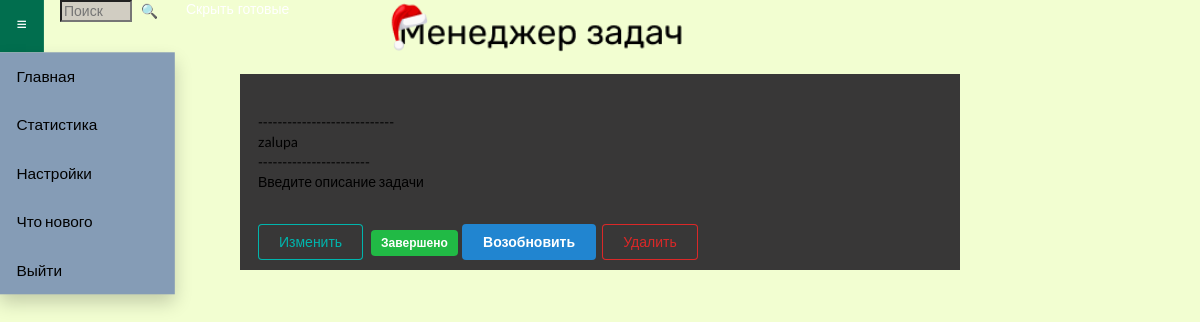
The page /get_detail/69 (signed in) on the database as committed earlier.
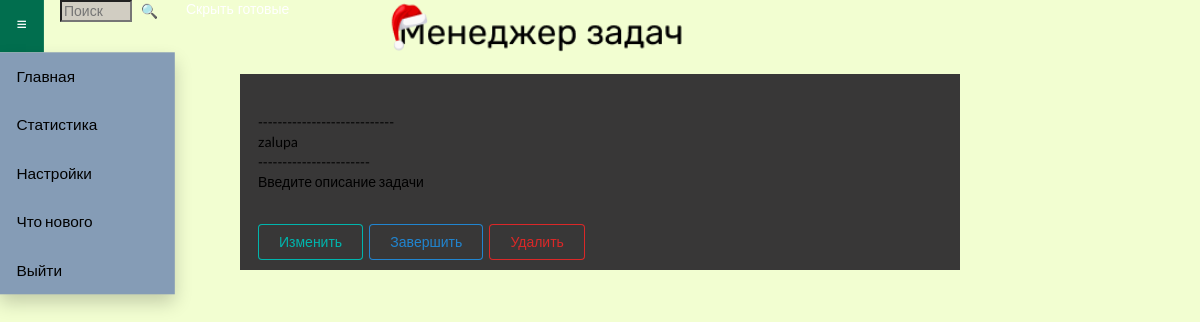
The same page on the database as committed later.
### todo/models.py (models this page shows)
class ToDo(db.Model):
    id = db.Column(db.Integer, primary_key=True)
    title = db.Column(db.String(100))
    tag_id = db.Column(db.Integer)
    descr = db.Column(db.String(1000))
    create_date = db.Column(db.DateTime)
    close_date = db.Column(db.DateTime)
    is_complete = db.Column(db.Boolean)
    is_cycle = db.Column(db.String(25))
    cycle_series = db.Column(db.Integer)
    time_to_complete = db.Column(db.String(100))

### todo/routes.py (the view)
@app.get('/get_detail/<int:todo_id>')
@login_required
def get_detail(todo_id):
    one_todo = ToDo.query.filter_by(id=todo_id).all()
    todo_tags = Tag.query.filter_by(uid=current_user.id).distinct(Tag.title)
    return render_template('todo/modal2.html', todo_list=one_todo, todo_tags=todo_tags)

### todo/routes.py (called while the page is built)
@login_manager.user_loader
def load_user(user_id):
    user = Users.query.filter_by(id=user_id).first()
    return user

### todo/templates/todo/modal2.html (shortened to what this page needs)
{% extends 'todo/layout.html' %}
{% block content %}
{% for todo in todo_list %}
<div class="modal-body">
    <form class="ui form" action="#openModal" method="get"
        style="width: 60%; background-color: rgb(56, 55, 55); margin-left: 20%; margin-right: 20%;" name="creator">
        <div class="field" style="padding: 2.5%">
            <br>----------------------------<br>{{todo.title}}<br>-----------------------<br>{{todo.descr
            | safe}}<br>
        </div>
        <button class="ui teal basic button" type="submit"
            style="margin-bottom: 10px; margin-left: 2.5%;">Изменить</button>
        {% if todo.is_complete == False %}
        <a class="ui primary basic button" href="/update/{{ todo.id }}">Завершить</a>
        {% else %}
        <span class="ui green label">Завершено</span>
        <a class="ui blue button" href="/update/{{ todo.id }}">Возобновить</a>
        {% endif %}
        <a class="ui negative basic button" href="/delete/{{ todo.id }}">Удалить</a>
    </form>
</div>
{% endfor %}
{% endblock content %}

### todo/templates/todo/layout.html (shortened to what this page needs)
<!doctype html>
<html lang="ru">
<head>
      <link rel="stylesheet" href="{{ url_for('static', filename='css/style.css') }}">
      <link rel="stylesheet" href="https://cdn.jsdelivr.net/npm/semantic-ui@2.4.2/dist/semantic.min.css">
      <link href="https://cdn.jsdelivr.net/gh/Alaev-Co/snowflakes/dist/snow.min.css" rel="stylesheet">
</head>
<body
      style="{% if request.cookies.get('font')=='black' %}background-color:{{ request.cookies.get('font') }};color:white;{% else %}background-color: #F2FED1;color: black;{% endif %}">
      {% block content %}
      {% endblock content %}
</body>
</html>

### todo/templates/todo/menu.html (shortened to what this page needs)
<link rel="stylesheet" href="{{ url_for('static', filename='css/style.css') }}">
{% block content %}
<div class="header" style="display: grid; grid-template-columns: 5%  10% 10% 70%; width: 100vw;">
    <div class="dropdown" style="width: 3vh; ">
    <button class="dropbtn" style="background-color:rgb(1,110,78)">≡</button>
    <div class="dropdown-content" style="background-color: rgb(133,156,182);">
        <li style="  list-style-type: none;margin: 0;padding: 0;">
            <a href="/">Главная</a>
            <a href="/task_stats">Статистика</a>
            <a href="/settings">Настройки</a>
            <a href="/release">Что нового</a>
            <a href="/logout">Выйти</a>
        </li>
    </div>
</div>
<form action="/search" method="post" style="display: inline-block;">
    <input type="text" name="search_bar" placeholder="Поиск"
        style="{% if request.cookies.get('font')=='black' %}background-color:{{ request.cookies.get('font') }};color:white;{% else %}color: black;background-color: rgb(209,205,194);{% endif %} width: 60%; ">
    <button class="search_button" type="submit" style="anchor-name: search_bar;">🔍</button>
</form>
<form method="post" >
    <button type="submit" id="hider" class="hider" name="hider" value={{default_value}} style="{% if request.cookies.get('font')=='black' %}background-color:{{ request.cookies.get('font') }};color:white;{% else %}color: black;{% endif %} border: solid; border-radius: 6px; min-width: 1vw;max-width: 10vw; text-align: center; display: block; font-size: var(--responsive-font-size-primary);">Скрыть готовые</button>
</form>
{% if request.cookies.get('font')=='black' %}
<img src="/static/todo_log_noback.png" style="margin-left: 10%;margin-right: 25%; width: 25vw;">
{% else %}
<img src="/static/todo_logo_noback_light.png" style="margin-left: 10%;margin-right: 25%; width: 25vw;">
{% endif %}
</div>
{% endblock content %}

### todo/static/css/style.css (style rules this page uses)
.header { word-break: normal; }
body { font-family: Roboto-Regular; transition: background-color 0.3s ease; margin: 0; }
a:link { color: white; text-decoration: underline; cursor: pointer; }
.modal-body { margin-top: 20px; max-height: 70vh; overflow-y: auto; }
.dropbtn { background-color: #4CAF50; color: white; padding: 16px; font-size: 16px; border: none; }
.dropdown-content { display: none; position: absolute; background-color: #f1f1f1; min-width: 160px; box-shadow: 0px 8px 16px 0px rgba(0, 0, 0, 0.2); z-index: 1; }
.dropdown-content a { color: black; padding: 12px 16px; text-decoration: none; display: block; }
.dropdown { transition: 0.5s; }
.search_button { border: none; background: none; color: white; cursor: pointer; transition: 0.5s; }
.hider { border: none; background: none; color: white; cursor: pointer; transition: 0.5s; }

### todo/templates/todo/menu.html (style rules this page uses)
:root { --responsive-font-size-primary: min(1em, max(0.5em, 5vmin)); }

Rows that differ between the two databases and show on the page:
changed ToDo "zalupa": is_complete "Завершено Возобновить" → "Завершить"
